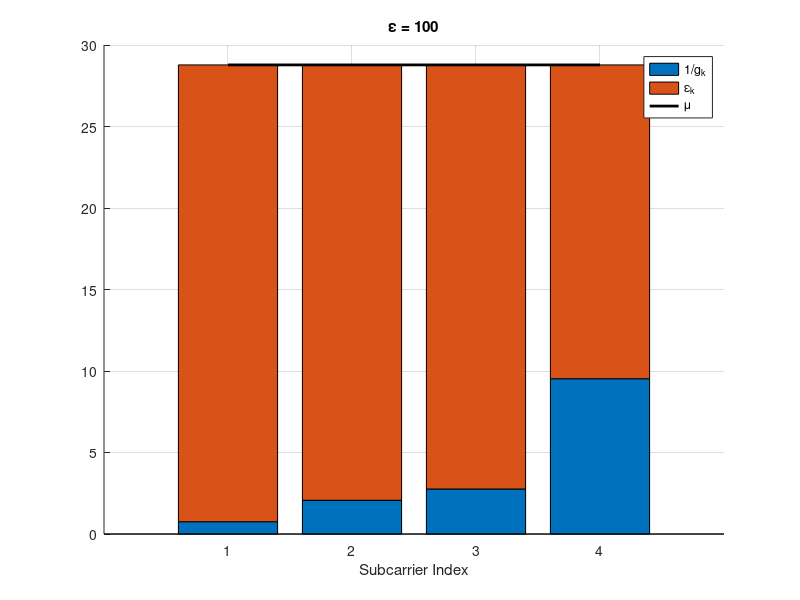

Write MATLAB code to recreate this figure.
clear all;
clc;

%% parameters
D = 1000;    % number of experiments
N = 4;    % subcarriers
E = 100;   % total energy => Variable

%% water-filling algorithm loop
for i = 1:D
    g_k = abs(randn(1,N) + 1j*randn(1,N)).^2 ;
    g_k_sort = sort(g_k,'descend');
    g_k_sort_inv = 1./g_k_sort;                     % sort g_k and take inverse of it

    for n = N:-1:1
        mu = 1/n*(E + sum(g_k_sort_inv(:)));
        eps(1:n) = mu-g_k_sort_inv(1:n);            % calculate energy for each subcarriers
        
        if eps(n) < 0  
            eps(n) = 0;                             % eliminate energy allocated to the last subcarrier
            g_k_sort_inv(n) = 0;        
        else 
            break;
        end
    end

    for k = 1:n                                     % kth subcarrier    
        data_rate_sc(k) = log2(1+g_k_sort(k)*eps(k));    % calculate data rate for single subcarrier       
    end    

    data_rate(i) = sum(data_rate_sc);               % total data rate for single experiment
    data_rate_sc = 0;

end

avg_data_rate = 1/D*sum(data_rate)                 % average of data rate = Expected data rate

%% fig 1: energy allocation example from 1000th experiment
figure;
subcarrier_index = 1:N; 
mu_values = mu * ones(1, N); 
eps_plot = eps;
g_k_sort_inv_plot = 1./g_k_sort;                  % inverse of g_k before elimination
bar_data = [g_k_sort_inv_plot; eps_plot]';          % for bar graph

hold on;
bar(subcarrier_index, bar_data, 'stacked'); 
plot(subcarrier_index, mu_values, 'LineWidth', 2, 'Color', 'black');

xlabel('Subcarrier Index');
xticks(1:N);
legend('1/g_k', '\epsilon_k', '\mu', 'Location', 'NorthEast');
title(['\epsilon = ', num2str(E)]);
grid on;
hold off;
